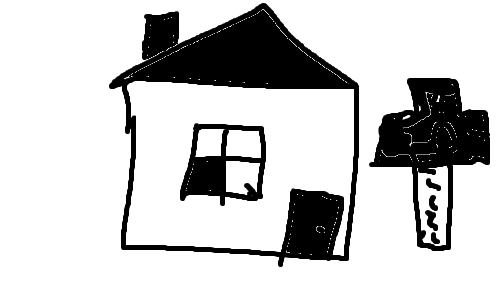
#> input picture lab3/dom.png, 500 x 281 px, found by its file name
$ python main.py
#> lines starting #> are read from the running program, lines starting #| are printed output that depends on the picture; after the words box and inside, x2 and y2 are one past the last pixel; in counts of white or black regions, pixels touching at a corner belong together
import cv2 as cv
import numpy as np

image_path = '/Users/artemakubec/Downloads/прога/python/intToCompVis/dom.png'
image = cv.imread(image_path)
#> image is the input picture: shape (281, 500, 3); min 0, max 255, mean 200.1

matrix_kernel = np.ones((7, 7))


def pad_image(img, width):
    return np.pad(img, ((width, width),
                        (width, width),
                        (0, 0)),
                  mode='edge')


def morph_op(img, kernel, mode='erosion'):
#> called with kernel = array of shape (7, 7), mode = 'erosion'
    width_kernel = kernel.shape[0]
    img = ((-1) * (img + 1)) % 256
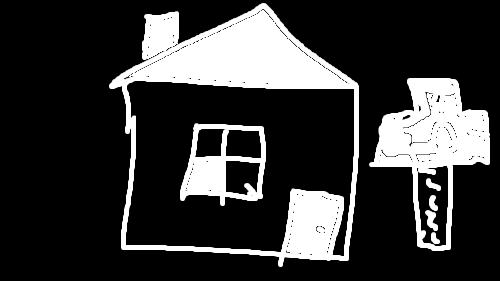
#> img: shape (281, 500, 3) int16; min 0, max 255, mean 54.9
    padded_img = pad_image(img, int(width_kernel / 2))
    result_img = np.empty(img.shape)

    if mode == 'erosion':
        for x in range(img.shape[0]):
            for y in range(img.shape[1]):
                if np.vdot(padded_img[x:x + width_kernel, y:y + width_kernel, 0], kernel) == kernel.sum() * 255:
                    result_img[x, y] = [255, 255, 255]
                else:
                    result_img[x, y] = [0, 0, 0]
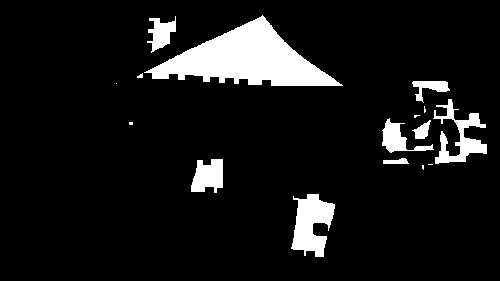
#> result_img: shape (281, 500, 3) float64; 8.9% white; 16 white regions (6 under 20 px), largest, box (x1, y1, x2, y2) and area: (144, 15, 343, 86) 6647, (291, 194, 335, 257) 1713, (433, 99, 487, 164) 1297
    else:  # Assuming if mode is not 'e', it is 'd'
        for x in range(img.shape[0]):
            for y in range(img.shape[1]):
                if np.vdot(padded_img[x:x + width_kernel, y:y + width_kernel, 0], kernel) > 0:
                    result_img[x, y] = [255, 255, 255]
                else:
                    result_img[x, y] = [0, 0, 0]

    return (((-1) * (result_img + 1)) % 256).astype('uint8')


def closing(img, kernel):
    dilated_img = morph_op(img, kernel, 'dilation')
    closed_img = morph_op(dilated_img, kernel, 'erosion')
    return closed_img


def opening(img, kernel):
    eroded_img = morph_op(img, kernel, 'erosion')
    open_img = morph_op(eroded_img, kernel, 'dilation')
    return open_img


cv.imwrite('erosion.jpg', morph_op(image, matrix_kernel, 'erosion'))
cv.imwrite('dilation.jpg', morph_op(image, matrix_kernel, 'dilation'))
#> call 2 of morph_op, with kernel = array of shape (7, 7), mode = 'dilation'
#> after the loop in morph_op (call 2), `for x in range(img.shape[0]):`:
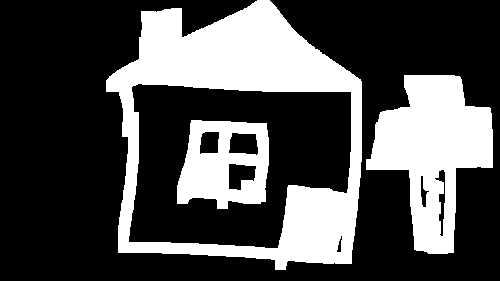
#> result_img: shape (281, 500, 3) float64; 30.5% white; 3 white regions, box (x1, y1, x2, y2) and area: (106, 0, 362, 270) 24952, (366, 75, 493, 254) 12470, (177, 120, 269, 209) 5386
cv.imwrite('closing.jpg', closing(image, matrix_kernel))
#> call 4 of morph_op, with kernel = array of shape (7, 7), mode = 'erosion'
#> call 4 of pad_image, with width = 3
#> in pad_image (call 4), `return np.pad(img, ((width, width), (width, width), (0, 0)), mode='edg..`:
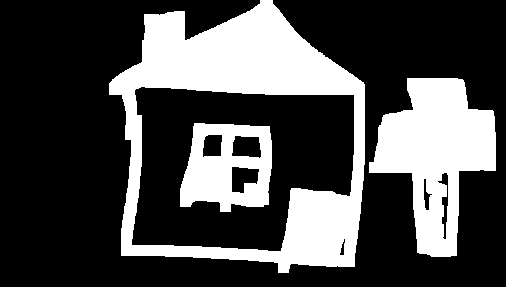
#> returned value: shape (287, 506, 3) int16; 29.5% white; 3 white regions, box (x1, y1, x2, y2) and area: (109, 0, 365, 273) 24991, (369, 78, 496, 257) 12470, (180, 123, 272, 212) 5386
#> after the loop in morph_op (call 4), `for x in range(img.shape[0]):`:
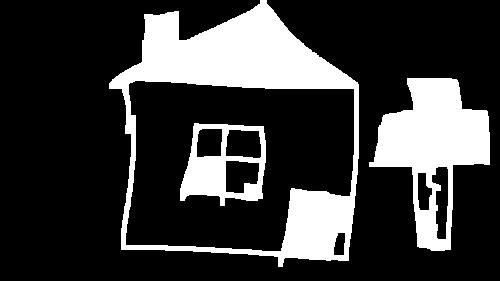
#> result_img: shape (281, 500, 3) float64; 22.8% white; 3 white regions, box (x1, y1, x2, y2) and area: (109, 0, 359, 267) 18973, (369, 78, 490, 251) 9818, (180, 123, 266, 206) 3292
cv.imwrite('opening.jpg', opening(image, matrix_kernel))
#> in pad_image (call 6), `return np.pad(img, ((width, width), (width, width), (0, 0)), mode='edg..`:
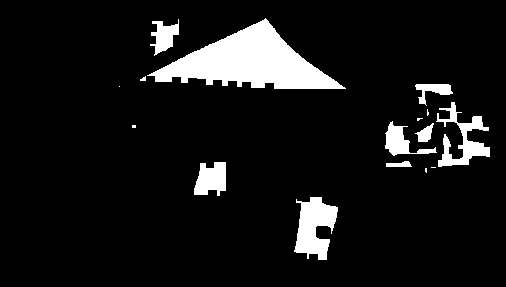
#> returned value: shape (287, 506, 3) int16; 8.6% white; 16 white regions (6 under 20 px), largest, box (x1, y1, x2, y2) and area: (147, 18, 346, 89) 6647, (294, 197, 338, 260) 1713, (436, 102, 490, 167) 1297
#> after the loop in morph_op (call 6), `for x in range(img.shape[0]):`:
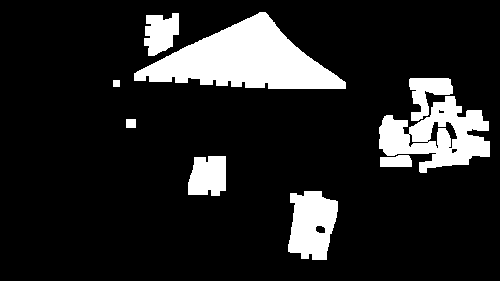
#> result_img: shape (281, 500, 3) float64; 14% white; 9 white regions, largest, box (x1, y1, x2, y2) and area: (134, 12, 346, 89) 8575, (379, 96, 490, 173) 4593, (288, 191, 338, 260) 2596
